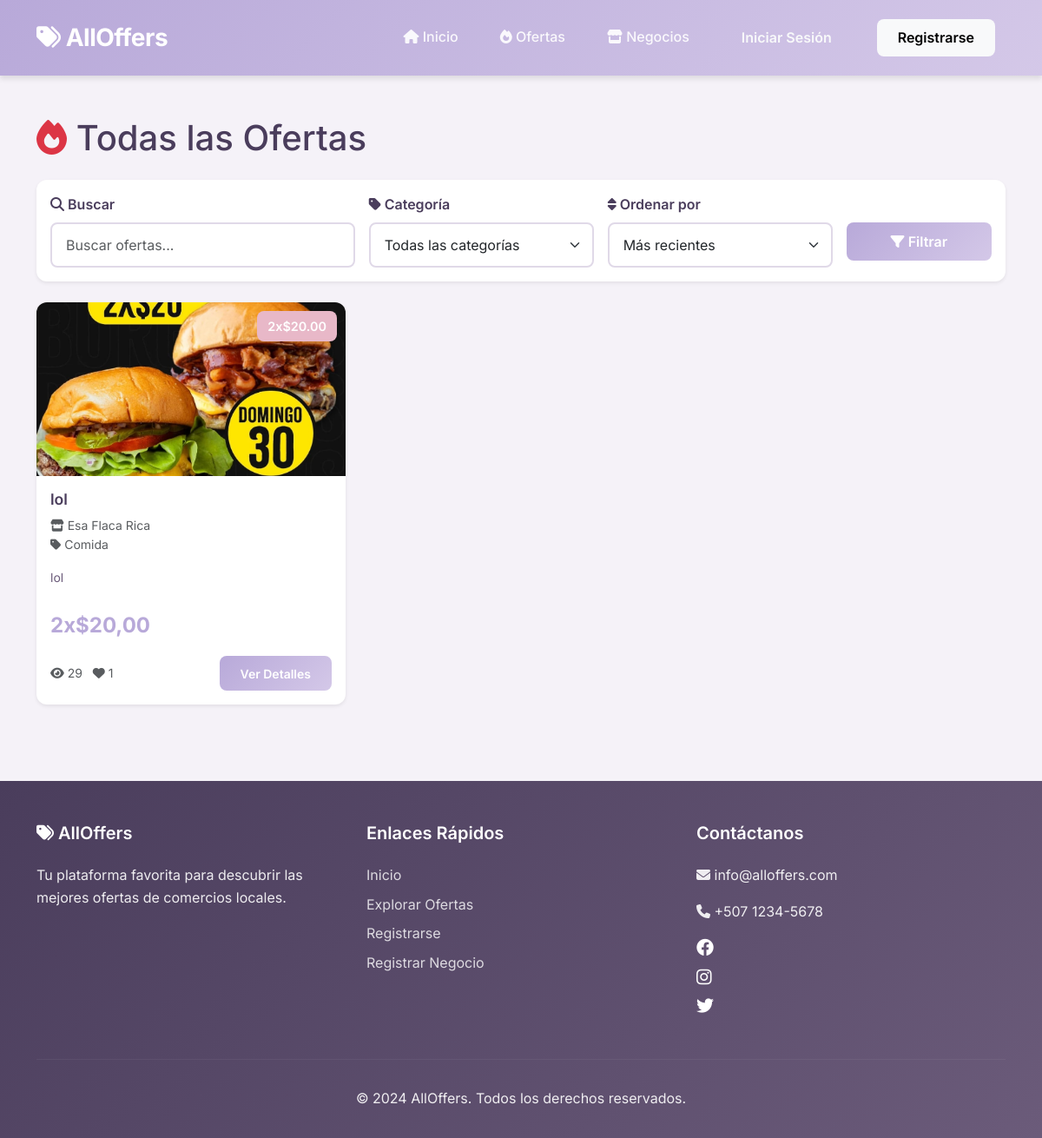
Screenshot of /offers/ with the database file from the repository.
### core/models.py (models this page shows, shortened)
class Offer(models.Model):
    business = models.ForeignKey(User, on_delete=models.CASCADE, related_name='offers')
    category = models.ForeignKey(Category, on_delete=models.PROTECT, related_name='offers')
    title = models.CharField(max_length=200)
    description = models.TextField()
    image = models.ImageField(upload_to='offers/', null=True, blank=True)
    original_price = models.DecimalField(
        max_digits=10,
        decimal_places=2,
        null=True,
        blank=True,
        validators=[MinValueValidator(Decimal('0.01'))],
        help_text="Precio unitario original. Opcional para ofertas tipo 'buy_x_for_price' (aplica a todo el menú)"
    )
    discount_type = models.CharField(
        max_length=20,
        choices=[
            ('percentage', 'Porcentaje'),
            ('fixed', 'Cantidad Fija'),
            ('buy_x_get_y', 'Compra X Lleva Y (ej: 2x1)'),
            ('buy_x_for_price', 'Compra X por Precio (ej: 2x20$)'),
        ],
        default='percentage'
    )
    discount_value = models.DecimalField(
        max_digits=10,
        decimal_places=2,
        null=True,
        blank=True,
        validators=[MinValueValidator(Decimal('0.01'))],
        help_text="Solo para tipos 'percentage' y 'fixed'"
    )
    quantity_x = models.PositiveIntegerField(
        default=1,
        help_text="Cantidad X (ej: para 2x1, X=2). Solo para tipos 'buy_x_get_y' y 'buy_x_for_price'"
    )
    quantity_y = models.PositiveIntegerField(
        default=1,
        null=True,
        blank=True,
        help_text="Cantidad Y (ej: para 2x1, Y=1). Solo para tipo 'buy_x_get_y'"
    )
    bundle_price = models.DecimalField(
        max_digits=10,
        decimal_places=2,
        null=True,
        blank=True,
        validators=[MinValueValidator(Decimal('0.01'))],
        help_text="Precio del paquete (ej: para 2x20$, precio=20). Solo para tipo 'buy_x_for_price'"
    )
    created_at = models.DateTimeField(auto_now_add=True)
    updated_at = models.DateTimeField(auto_now=True)
    expires_at = models.DateTimeField()
    views = models.PositiveIntegerField(default=0)
    likes = models.ManyToManyField(User, related_name='liked_offers', blank=True)
    is_active = models.BooleanField(default=True)
    class Meta:
        ordering = ['-created_at']
    @property
    def offer_display(self):
        if self.discount_type == 'percentage':
            if self.discount_value:
                return f"-{self.discount_value}%"
            return ""
        elif self.discount_type == 'fixed':
            if self.discount_value:
                return f"-${self.discount_value}"
            return ""
        elif self.discount_type == 'buy_x_get_y':
            if self.quantity_x and self.quantity_y:
                return f"{self.quantity_x}x{self.quantity_y}"
            return ""
        elif self.discount_type == 'buy_x_for_price':
            if self.quantity_x and self.bundle_price:
                return f"{self.quantity_x}x${self.bundle_price}"
            return ""
        return ""

class User(AbstractUser):
    ROLE_CHOICES = [
        ('admin', 'Administrador'),
        ('business', 'Empresa'),
        ('user', 'Usuario Final'),
    ]
    role = models.CharField(max_length=10, choices=ROLE_CHOICES, default='user')
    profile_image = models.ImageField(upload_to='profiles/', null=True, blank=True)
    latitude = models.FloatField(null=True, blank=True)
    longitude = models.FloatField(null=True, blank=True)
    location_name = models.CharField(max_length=255, blank=True)
    phone = models.CharField(max_length=20, blank=True)
    notifications_enabled = models.BooleanField(default=True)
    business_name = models.CharField(max_length=200, blank=True)
    business_description = models.TextField(blank=True)
    business_verified = models.BooleanField(default=False)
    business_vetted = models.BooleanField(default=False)
    veto_reason = models.TextField(blank=True)
    following_businesses = models.ManyToManyField(
        'self',
        symmetrical=False,
        related_name='followers',
        blank=True
    )
    following_categories = models.ManyToManyField(
        'Category',
        related_name='followers',
        blank=True
    )

class Category(models.Model):
    name = models.CharField(max_length=100, unique=True)
    description = models.TextField(blank=True)
    icon = models.CharField(max_length=50, blank=True, help_text="Clase de icono (ej: fa-utensils)")
    color = models.CharField(max_length=7, default='#8B9A7E', help_text="Color en formato hex")
    class Meta:
        verbose_name_plural = 'Categories'
        ordering = ['name']

### core/views.py (the view)
# urls.py: path('offers/', views.offers_list, name='offers_list'),
def offers_list(request):
    offers = Offer.objects.filter(
        is_active=True,
        expires_at__gt=timezone.now(),
        business__business_verified=True,
        business__business_vetted=False
    ).select_related('business', 'category')
    query = request.GET.get('q', '')
    category_id = request.GET.get('category', '')
    sort_by = request.GET.get('sort', 'recent')
    if query:
        offers = offers.filter(
            Q(title__icontains=query) |
            Q(description__icontains=query) |
            Q(business__business_name__icontains=query)
        )
    if category_id:
        offers = offers.filter(category_id=category_id)
    if sort_by == 'popular':
        offers = offers.annotate(
            likes_count=Count('likes')
        ).order_by('-likes_count', '-views')
    elif sort_by == 'expiring':
        offers = offers.order_by('expires_at')
    elif sort_by == 'price_low':
        offers = offers.order_by('original_price')
    elif sort_by == 'price_high':
        offers = offers.order_by('-original_price')
    else:  # recent
        offers = offers.order_by('-created_at')
    paginator = Paginator(offers, 12)
    page_number = request.GET.get('page')
    page_obj = paginator.get_page(page_number)
    categories = Category.objects.all()
    context = {
        'page_obj': page_obj,
        'categories': categories,
        'query': query,
        'selected_category': category_id,
        'sort_by': sort_by,
    }
    return render(request, 'offers/list.html', context)

### core/context_processors.py (called while the page is built)
def google_maps_api_key(request):
    return {
        'GOOGLE_MAPS_API_KEY': getattr(settings, 'GOOGLE_MAPS_API_KEY', '')
    }

### core/templates/offers/list.html (shortened to what this page needs)
{% extends 'base.html' %}
{% load static %}
{% block content %}
<div class="container my-5">
    <h1 class="mb-4">
        <i class="fas fa-fire text-danger"></i> Todas las Ofertas
    </h1>
    <div class="card mb-4 shadow-sm">
        <div class="card-body">
            <form method="get" class="row g-3">
                <div class="col-md-4">
                    <label class="form-label">
                        <i class="fas fa-search"></i> Buscar
                    </label>
                    <input type="text" name="q" class="form-control" placeholder="Buscar ofertas..." value="{{ query }}">
                </div>
                <div class="col-md-3">
                    <label class="form-label">
                        <i class="fas fa-tag"></i> Categoría
                    </label>
                    <select name="category" class="form-select">
                        <option value="">Todas las categorías</option>
                    </select>
                </div>
                <div class="col-md-3">
                    <label class="form-label">
                        <i class="fas fa-sort"></i> Ordenar por
                    </label>
                    <select name="sort" class="form-select">
                        <option value="recent" {% if sort_by == 'recent' %}selected{% endif %}>Más recientes</option>
                    </select>
                </div>
                <div class="col-md-2">
                    <label class="form-label">&nbsp;</label>
                    <button type="submit" class="btn btn-primary w-100">
                        <i class="fas fa-filter"></i> Filtrar
                    </button>
                </div>
            </form>
        </div>
    </div>
    <div class="row">
        {% for offer in page_obj %}
        <div class="col-md-4 col-sm-6 mb-4">
            <div class="card offer-card h-100">
                <span class="offer-badge discount">{{ offer.offer_display }}</span>
                <img src="{% if offer.image %}{{ offer.image.url }}{% else %}{% static 'images/default_offer.png' %}{% endif %}"
                     class="card-img-top"
                     alt="{{ offer.title }}"
                     onerror="this.src='https://via.placeholder.com/400x200?text=AllOffers'">
                <div class="card-body d-flex flex-column">
                    <h5 class="card-title">{{ offer.title }}</h5>
                    <p class="card-text text-muted small flex-grow-1">
                        <i class="fas fa-store"></i> {{ offer.business.business_name }}<br>
                        <i class="fas fa-tag"></i> {{ offer.category.name }}
                    </p>
                    <p class="card-text small">{{ offer.description|truncatewords:15 }}</p>
                    <div class="price-section mb-3">
                        <span class="final-price">
                            {% if offer.discount_type == 'buy_x_get_y' %}
                                ${{ offer.final_price|floatformat:2 }}/unidad
                            {% elif offer.discount_type == 'buy_x_for_price' %}
                                {{ offer.quantity_x }}x${{ offer.bundle_price }}
                            {% else %}
                                ${{ offer.final_price|floatformat:2 }}
                            {% endif %}
                        </span>
                    </div>
                    <div class="d-flex justify-content-between align-items-center mt-auto">
                        <small class="text-muted">
                            <i class="fas fa-eye"></i> {{ offer.views }}
                            <i class="fas fa-heart ms-2"></i> {{ offer.likes.count }}
                        </small>
                        <a href="{% url 'offer_detail' offer.id %}" class="btn btn-sm btn-primary">Ver Detalles</a>
                    </div>
                </div>
            </div>
        </div>
        {% endfor %}
    </div>
</div>
{% endblock %}

### core/static/css/main.css (style rules this page uses)
:root { --primary-color: #B8A9D9; --primary-light: #D4C8E8; --primary-dark: #9B8AB8; --secondary-color: #C8B8D9; --accent-color: #E6D9F0; --success-color: #B8D9C8; --warning-color: #E8D4B8; --danger-color: #E8B8C8; --info-color: #C8D4E8; --text-dark: #4A3D5C; --text-medium: #6B5B7A; --text-light: #9B8AB8; --bg-light: #F5F2F8; --bg-white: #FFFFFF; --border-color: #E0D9E8; --shadow-sm: 0 2px 4px rgba(0,0,0,0.08); --shadow-md: 0 4px 6px rgba(0,0,0,0.1); --shadow-lg: 0 10px 15px rgba(0,0,0,0.12); --radius-sm: 8px; --radius-md: 12px; --radius-lg: 16px; --transition: all 0.3s ease; }
* { margin: 0; padding: 0; box-sizing: border-box; }
body { font-family: 'Inter', 'Segoe UI', Tahoma, Geneva, Verdana, sans-serif; background-color: var(--bg-light); color: var(--text-dark); line-height: 1.6; overflow-x: hidden; }
a { color: var(--primary-color); text-decoration: none; transition: var(--transition); }
img { max-width: 100%; height: auto; display: block; }
.card { border: none; border-radius: var(--radius-md); box-shadow: var(--shadow-sm); transition: var(--transition); overflow: hidden; background: var(--bg-white); }
.card-img-top { height: 200px; object-fit: cover; }
.card-title { color: var(--text-dark); font-weight: 600; font-size: 1.1rem; }
.card-text { color: var(--text-medium); }
.offer-card { position: relative; }
.offer-badge { position: absolute; top: 10px; right: 10px; background: var(--danger-color); color: white; padding: 0.35rem 0.75rem; border-radius: var(--radius-sm); font-weight: 600; font-size: 0.9rem; z-index: 2; }
.offer-badge.discount { background: var(--danger-color); }
.price-section { display: flex; align-items: center; gap: 0.75rem; margin-top: 0.5rem; }
.final-price { color: var(--primary-color); font-size: 1.5rem; font-weight: 700; }
.btn { border-radius: var(--radius-sm); padding: 0.6rem 1.5rem; font-weight: 600; transition: var(--transition); border: none; }
.btn-primary { background: linear-gradient(135deg, var(--primary-color) 0%, var(--primary-light) 100%); color: white; }
.form-control, .form-select { border: 2px solid var(--border-color); border-radius: var(--radius-sm); padding: 0.75rem 1rem; transition: var(--transition); }
.form-label { font-weight: 600; color: var(--text-dark); margin-bottom: 0.5rem; }

### rows the page displays
Offer: offer_display "2x$20.00", image (picture), title "lol", business.business_name "Esa Flaca Rica", category.name "Comida", description "lol", quantity_x "2", bundle_price "20,00", views "29", likes.count "1"
